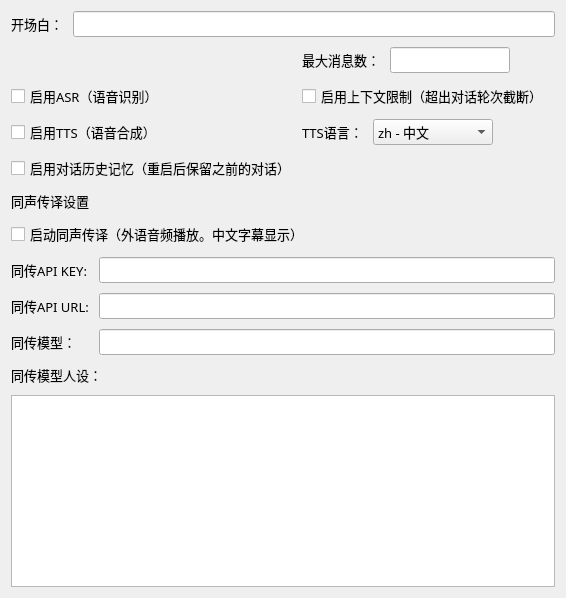
         <widget class="QWidget" name="page_3">
          <layout class="QVBoxLayout" name="verticalLayout_10">
           <property name="spacing">
            <number>10</number>
           </property>
           <item>
            <layout class="QHBoxLayout" name="horizontalLayout_3">
             <item>
              <widget class="QLabel" name="label_7">
               <property name="minimumSize">
                <size>
                 <width>0</width>
                 <height>0</height>
                </size>
               </property>
               <property name="font">
                <font>
                 <family>微软雅黑</family>
                 <pointsize>10</pointsize>
                </font>
               </property>
               <property name="text">
                <string>开场白：</string>
               </property>
              </widget>
             </item>
             <item>
              <widget class="QLineEdit" name="lineEdit_4">
               <property name="font">
                <font>
                 <family>微软雅黑</family>
                 <pointsize>10</pointsize>
                </font>
               </property>
              </widget>
             </item>
            </layout>
           </item>
           <item>
            <layout class="QGridLayout" name="gridLayout_3">
             <property name="horizontalSpacing">
              <number>6</number>
             </property>
             <property name="verticalSpacing">
              <number>10</number>
             </property>
             <item row="0" column="1">
              <layout class="QHBoxLayout" name="horizontalLayout_5" stretch="1,2,10">
               <property name="spacing">
                <number>10</number>
               </property>
               <item>
                <widget class="QLabel" name="label_10">
                 <property name="sizePolicy">
                  <sizepolicy hsizetype="Expanding" vsizetype="Preferred">
                   <horstretch>0</horstretch>
                   <verstretch>0</verstretch>
                  </sizepolicy>
                 </property>
                 <property name="minimumSize">
                  <size>
                   <width>0</width>
                   <height>0</height>
                  </size>
                 </property>
                 <property name="font">
                  <font>
                   <family>微软雅黑</family>
                   <pointsize>10</pointsize>
                  </font>
                 </property>
                 <property name="text">
                  <string>最大消息数：</string>
                 </property>
                </widget>
               </item>
               <item>
                <widget class="QLineEdit" name="lineEdit_5">
                 <property name="minimumSize">
                  <size>
                   <width>120</width>
                   <height>0</height>
                  </size>
                 </property>
                 <property name="maximumSize">
                  <size>
                   <width>16777215</width>
                   <height>16777215</height>
                  </size>
                 </property>
                 <property name="font">
                  <font>
                   <family>微软雅黑</family>
                   <pointsize>10</pointsize>
                  </font>
                 </property>
                </widget>
               </item>
               <item>
                <spacer name="horizontalSpacer_3">
                 <property name="orientation">
                  <enum>Qt::Horizontal</enum>
                 </property>
                 <property name="sizeHint" stdset="0">
                  <size>
                   <width>40</width>
                   <height>20</height>
                  </size>
                 </property>
                </spacer>
               </item>
              </layout>
             </item>
             <item row="1" column="0">
              <widget class="QCheckBox" name="checkBox_asr">
               <property name="sizePolicy">
                <sizepolicy hsizetype="Minimum" vsizetype="Preferred">
                 <horstretch>0</horstretch>
                 <verstretch>0</verstretch>
                </sizepolicy>
               </property>
               <property name="font">
                <font>
                 <family>微软雅黑</family>
                 <pointsize>10</pointsize>
                </font>
               </property>
               <property name="text">
                <string>启用ASR（语音识别）</string>
               </property>
              </widget>
             </item>
             <item row="1" column="1">
              <widget class="QCheckBox" name="checkBox_4">
               <property name="sizePolicy">
                <sizepolicy hsizetype="Minimum" vsizetype="Preferred">
                 <horstretch>0</horstretch>
                 <verstretch>0</verstretch>
                </sizepolicy>
               </property>
               <property name="font">
                <font>
                 <family>微软雅黑</family>
                 <pointsize>10</pointsize>
                </font>
               </property>
               <property name="text">
                <string>启用上下文限制（超出对话轮次截断）</string>
               </property>
              </widget>
             </item>
             <item row="2" column="0">
              <widget class="QCheckBox" name="checkBox_tts">
               <property name="sizePolicy">
                <sizepolicy hsizetype="Minimum" vsizetype="Preferred">
                 <horstretch>0</horstretch>
                 <verstretch>0</verstretch>
                </sizepolicy>
               </property>
               <property name="font">
                <font>
                 <family>微软雅黑</family>
                 <pointsize>10</pointsize>
                </font>
               </property>
               <property name="text">
                <string>启用TTS（语音合成）</string>
               </property>
              </widget>
             </item>
             <item row="3" column="0">
              <widget class="QCheckBox" name="checkBox_persistent_history">
               <property name="sizePolicy">
                <sizepolicy hsizetype="Minimum" vsizetype="Preferred">
                 <horstretch>0</horstretch>
                 <verstretch>0</verstretch>
                </sizepolicy>
               </property>
               <property name="font">
                <font>
                 <family>微软雅黑</family>
                 <pointsize>10</pointsize>
                </font>
               </property>
               <property name="text">
                <string>启用对话历史记忆（重启后保留之前的对话）</string>
               </property>
              </widget>
             </item>
             <item row="2" column="1">
              <layout class="QHBoxLayout" name="horizontalLayout_4" stretch="1,2,10">
               <property name="spacing">
                <number>10</number>
               </property>
               <item>
                <widget class="QLabel" name="label_tts_language">
                 <property name="minimumSize">
                  <size>
                   <width>0</width>
                   <height>0</height>
                  </size>
                 </property>
                 <property name="font">
                  <font>
                   <family>微软雅黑</family>
                   <pointsize>10</pointsize>
                  </font>
                 </property>
                 <property name="text">
                  <string>TTS语言：</string>
                 </property>
                </widget>
               </item>
               <item>
                <widget class="QComboBox" name="comboBox_tts_language">
                 <property name="minimumSize">
                  <size>
                   <width>120</width>
                   <height>0</height>
                  </size>
                 </property>
                 <property name="font">
                  <font>
                   <family>微软雅黑</family>
                   <pointsize>10</pointsize>
                  </font>
                 </property>
                 <item>
                  <property name="text">
                   <string>zh - 中文</string>
                  </property>
                 </item>
                 <item>
                  <property name="text">
                   <string>en - 英文</string>
                  </property>
                 </item>
                 <item>
                  <property name="text">
                   <string>ja - 日语</string>
                  </property>
                 </item>
                 <item>
                  <property name="text">
                   <string>ko - 韩语</string>
                  </property>
                 </item>
                </widget>
               </item>
               <item>
                <spacer name="horizontalSpacer_7">
                 <property name="orientation">
                  <enum>Qt::Horizontal</enum>
                 </property>
                 <property name="sizeHint" stdset="0">
                  <size>
                   <width>40</width>
                   <height>20</height>
                  </size>
                 </property>
                </spacer>
               </item>
              </layout>
             </item>
            </layout>
           </item>
           <item>
            <layout class="QVBoxLayout" name="verticalLayout_5">
             <item>
              <widget class="QLabel" name="label_translation_title">
               <property name="font">
                <font>
                 <family>微软雅黑</family>
                 <pointsize>10</pointsize>
                </font>
               </property>
               <property name="text">
                <string>同声传译设置</string>
               </property>
              </widget>
             </item>
             <item>
              <widget class="QCheckBox" name="checkBox_translation_enabled">
               <property name="font">
                <font>
                 <family>微软雅黑</family>
                 <pointsize>10</pointsize>
                </font>
               </property>
               <property name="text">
                <string>启动同声传译（外语音频播放。中文字幕显示）</string>
               </property>
               <property name="checked">
                <bool>false</bool>
               </property>
              </widget>
             </item>
            </layout>
           </item>
           <item>
            <layout class="QGridLayout" name="gridLayout_2">
             <item row="0" column="0">
              <widget class="QLabel" name="label_translation_api_key">
               <property name="font">
                <font>
                 <family>微软雅黑</family>
                 <pointsize>10</pointsize>
                </font>
               </property>
               <property name="text">
                <string>同传API KEY:</string>
               </property>
              </widget>
             </item>
             <item row="0" column="1">
              <widget class="QLineEdit" name="lineEdit_translation_api_key">
               <property name="font">
                <font>
                 <family>微软雅黑</family>
                 <pointsize>10</pointsize>
                </font>
               </property>
               <property name="echoMode">
                <enum>QLineEdit::Password</enum>
               </property>
              </widget>
             </item>
             <item row="1" column="0">
              <widget class="QLabel" name="label_translation_api_url">
               <property name="font">
                <font>
                 <family>微软雅黑</family>
                 <pointsize>10</pointsize>
                </font>
               </property>
               <property name="text">
                <string>同传API URL:</string>
               </property>
              </widget>
             </item>
             <item row="1" column="1">
              <widget class="QLineEdit" name="lineEdit_translation_api_url">
               <property name="font">
                <font>
                 <family>微软雅黑</family>
                 <pointsize>10</pointsize>
                </font>
               </property>
              </widget>
             </item>
             <item row="2" column="0">
              <widget class="QLabel" name="label_translation_model">
               <property name="font">
                <font>
                 <family>微软雅黑</family>
                 <pointsize>10</pointsize>
                </font>
               </property>
               <property name="text">
                <string>同传模型：</string>
               </property>
              </widget>
             </item>
             <item row="2" column="1">
              <widget class="QLineEdit" name="lineEdit_translation_model">
               <property name="font">
                <font>
                 <family>微软雅黑</family>
                 <pointsize>10</pointsize>
                </font>
               </property>
              </widget>
             </item>
            </layout>
           </item>
           <item>
            <layout class="QVBoxLayout" name="verticalLayout_9">
             <item>
              <widget class="QLabel" name="label_translation_prompt">
               <property name="font">
                <font>
                 <family>微软雅黑</family>
                 <pointsize>10</pointsize>
                </font>
               </property>
               <property name="text">
                <string>同传模型人设：</string>
               </property>
              </widget>
             </item>
             <item>
              <widget class="QTextEdit" name="textEdit_translation_prompt">
               <property name="minimumSize">
                <size>
                 <width>0</width>
                 <height>0</height>
                </size>
               </property>
               <property name="font">
                <font>
                 <family>微软雅黑</family>
                 <pointsize>10</pointsize>
                </font>
               </property>
              </widget>
             </item>
            </layout>
           </item>
          </layout>
         </widget>
